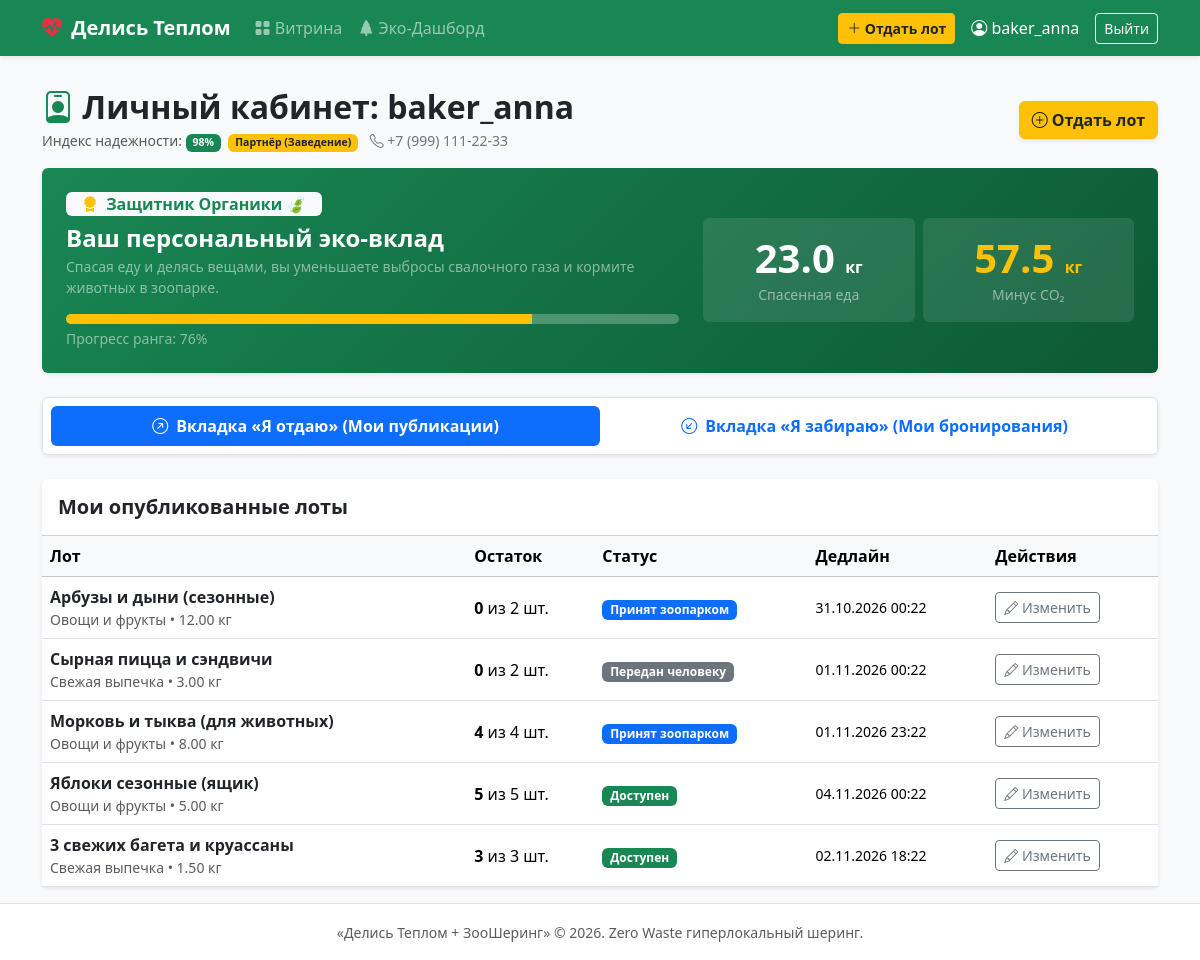
Page /reservations/my-cabinet/ (signed in) on the earlier database version.
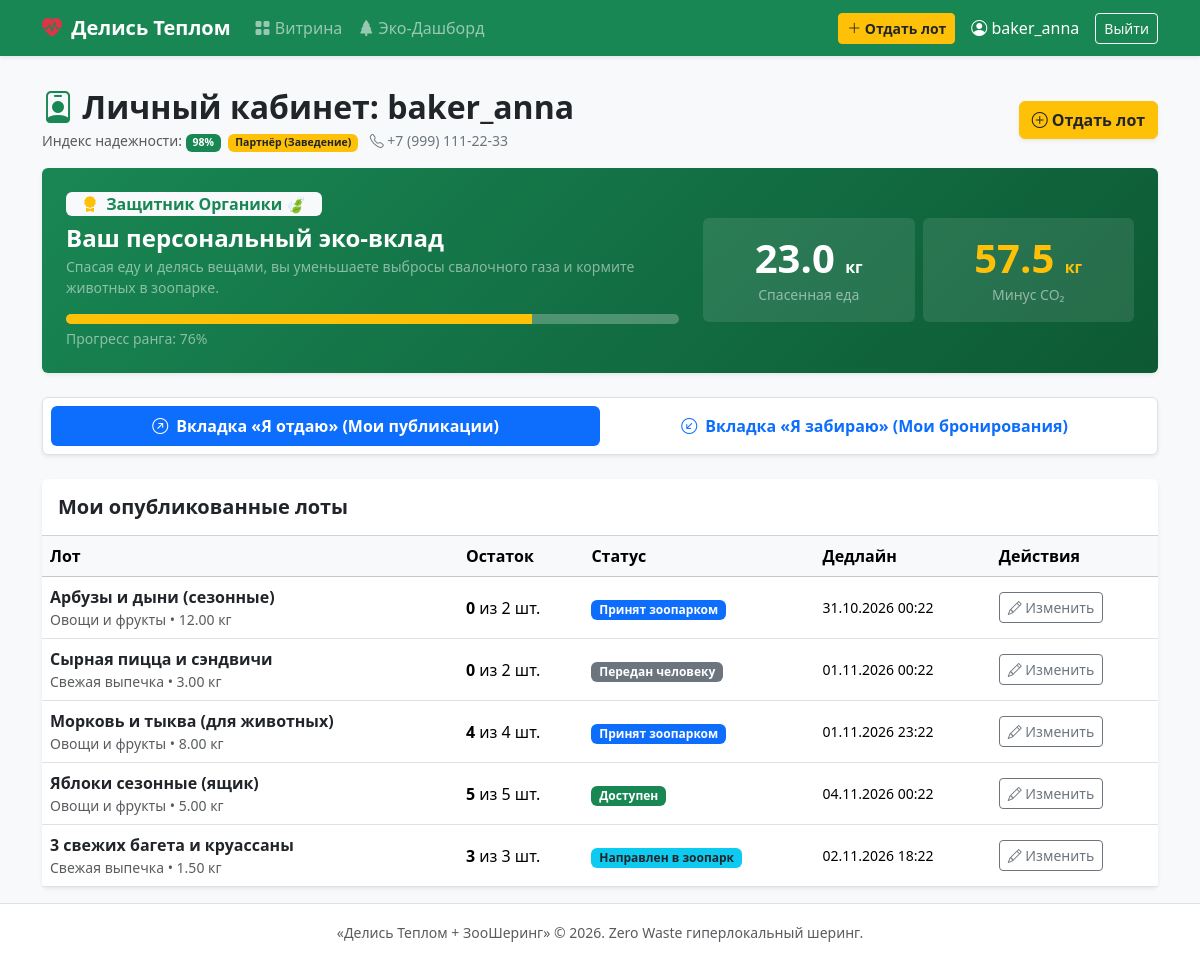
Same page on the later database version.
### lots/models.py (models this page shows, shortened)
class ItemLot(models.Model):
    STATUS_CHOICES = [
        ('available', 'Доступен'),
        ('reserved', 'Забронирован'),
        ('completed', 'Передан человеку'),
        ('to_zoo', 'Направлен в зоопарк'),
        ('zoo_received', 'Принят зоопарком'),
        ('expired', 'Списан в утиль'),
    ]
    donor = models.ForeignKey(User, on_delete=models.CASCADE, related_name='lots')
    title=models.CharField(max_length=100)
    description=models.TextField()
    category=models.ForeignKey(Category,related_name="lots", on_delete=models.CASCADE)
    location = models.ForeignKey(Location, on_delete=models.CASCADE,related_name='lots')
    quantity = models.PositiveIntegerField()
    available_quantity  = models.PositiveIntegerField()
    weight_kg = models.DecimalField(max_digits=6, decimal_places=2)
    expiry_time=models.DateTimeField()
    image=models.ImageField(upload_to='lots',blank=True,null=True)
    suitable_for_zoo = models.BooleanField(default=False)
    zoo_notes=models.CharField(max_length=250)
    status = models.CharField(max_length=20, choices=STATUS_CHOICES, default='available')
    is_active = models.BooleanField(default=True)
    created_at = models.DateTimeField(auto_now_add=True)
    class Meta:
        ordering = ['-created_at']

class Category(models.Model):
    LOT_TYPE_CHOICES = [
        ('food', 'Еда'),
        ('items', 'Вещи'),
    ]
    name = models.CharField(max_length=100,unique=True)
    slug = models.SlugField(max_length=100, unique=True)
    lot_type = models.CharField(max_length=20, choices=LOT_TYPE_CHOICES)

### reservations/views.py (the view)
# urls.py: path('my-cabinet/', views.user_cabinet_view, name='user_cabinet'),
@login_required
def user_cabinet_view(request):
    my_lots = ItemLot.objects.filter(donor=request.user).select_related('category', 'location').order_by('-created_at')
    active_incoming_reservations = Reservation.objects.filter(
        lot__donor=request.user,
        status='active'
    ).select_related('lot', 'user')
    my_reservations = Reservation.objects.filter(user=request.user).select_related('lot', 'lot__location').order_by('-created_at')
    my_given_food = ItemLot.objects.filter(
        donor=request.user,
        category__lot_type='food',
        status__in=['completed', 'zoo_received']
    ).aggregate(total=Sum('weight_kg'))['total'] or 0
    my_taken_food = ItemLot.objects.filter(
        reservations__user=request.user,
        reservations__status='completed',
        category__lot_type='food'
    ).distinct().aggregate(total=Sum('weight_kg'))['total'] or 0
    personal_food = round(float(my_given_food) + float(my_taken_food), 1)
    personal_co2 = round(personal_food * 2.5, 1)
    if personal_food >= 30:
        eco_rank = "Хранитель Планеты 🌳"
        eco_progress = 100
    elif personal_food >= 10:
        eco_rank = "Защитник Органики 🍃"
        eco_progress = int((personal_food / 30) * 100)
    elif personal_food > 0:
        eco_rank = "Друг Природы 🌿"
        eco_progress = int((personal_food / 10) * 100)
    else:
        eco_rank = "Эко-Новичок 🌱"
        eco_progress = 20
    return render(request, 'reservations/user_cabinet.html', {
        'my_lots': my_lots,
        'active_incoming_reservations': active_incoming_reservations,
        'my_reservations': my_reservations,
        'personal_food': personal_food,
        'personal_co2': personal_co2,
        'eco_rank': eco_rank,
        'eco_progress': eco_progress,
    })

### templates/reservations/user_cabinet.html (shortened to what the changed rows need)
{% extends 'base.html' %}
{% block content %}
<div class="d-flex justify-content-between align-items-center mb-3">
    <div>
        <h2 class="fw-bold text-dark mb-1">
            <i class="bi bi-person-badge text-success"></i> Личный кабинет: {{ user.username }}
        </h2>
    </div>
</div>
<div class="tab-content" id="cabinetTabsContent">
    <div class="tab-pane fade show active" id="give" role="tabpanel">
        <div class="card shadow-sm border-0">
            <div class="card-body p-0">
                <div class="table-responsive">
                    <table class="table table-hover align-middle mb-0">
                        <thead class="table-light">
                            <tr>
                                <th>Лот</th>
                                <th>Остаток</th>
                                <th>Статус</th>
                                <th>Дедлайн</th>
                                <th>Действия</th>
                            </tr>
                        </thead>
                        <tbody>
                            {% for lot in my_lots %}
                                <tr>
                                    <td>
                                        <a href="{% url 'lot_detail' lot.pk %}" class="fw-bold text-decoration-none text-dark">
                                            {{ lot.title }}
                                        </a>
                                        <div class="small text-muted">{{ lot.category.name }} • {{ lot.weight_kg }} кг</div>
                                    </td>
                                    <td>
                                        <strong>{{ lot.available_quantity }}</strong> из {{ lot.quantity }} шт.
                                    </td>
                                    <td>
                                        {% if lot.status == 'available' %}
                                            <span class="badge bg-success">Доступен</span>
                                        {% elif lot.status == 'reserved' %}
                                            <span class="badge bg-warning text-dark">Забронирован</span>
                                        {% elif lot.status == 'completed' %}
                                            <span class="badge bg-secondary">Передан человеку</span>
                                        {% elif lot.status == 'to_zoo' %}
                                            <span class="badge bg-info text-dark">Направлен в зоопарк</span>
                                        {% elif lot.status == 'zoo_received' %}
                                            <span class="badge bg-primary">Принят зоопарком</span>
                                        {% else %}
                                            <span class="badge bg-danger">Списан в утиль</span>
                                        {% endif %}
                                    </td>
                                    <td class="small">{{ lot.expiry_time|date:"d.m.Y H:i" }}</td>
                                    <td>
                                        <a href="{% url 'lot_edit' lot.pk %}" class="btn btn-outline-secondary btn-sm">
                                            <i class="bi bi-pencil"></i> Изменить
                                        </a>
                                    </td>
                                </tr>
                            {% empty %}
                                <tr>
                                    <td colspan="5" class="text-center py-4 text-muted">
                                        Вы пока не опубликовали ни одного лота.
                                    </td>
                                </tr>
                            {% endfor %}
                        </tbody>
                    </table>
                </div>
            </div>
        </div>
    </div>
</div>
{% endblock %}

Differences in the rows shown:
changed ItemLot "3 свежих багета и круассаны": status "Доступен" → "Направлен в зоопарк"
